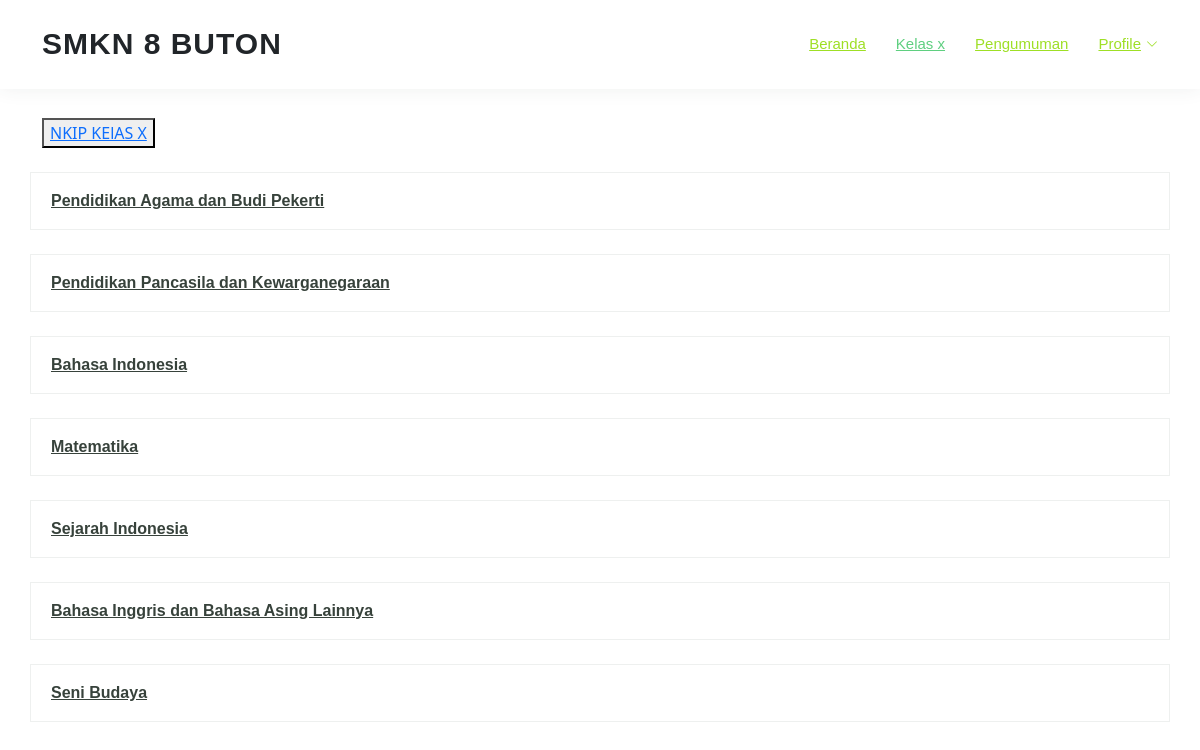
The page /spada/nkpi.php on the database its author committed.
### tables this page shows
CREATE TABLE `matpel` (
  `kode_matpel` varchar(20) NOT NULL,
  `nama_matpel` varchar(50) NOT NULL
);

### spada/nkpi.php (the view, shortened to what this page needs)
<?php
  $koneksi = mysqli_connect("localhost","root","","school");
  $query = mysqli_query($koneksi,"SELECT * FROM matpel");
?>
<!DOCTYPE html>
<html lang="en">
<head>
    <link href="assets/css/style.css" rel="stylesheet">
    <link href="assets/vendor/animate.css/animate.min.css" rel="stylesheet">
    <link href="assets/vendor/aos/aos.css" rel="stylesheet">
    <link href="assets/vendor/bootstrap/css/bootstrap.min.css" rel="stylesheet">
    <link href="assets/vendor/bootstrap-icons/bootstrap-icons.css" rel="stylesheet">
    <link href="assets/vendor/boxicons/css/boxicons.min.css" rel="stylesheet">
    <link href="assets/vendor/remixicon/remixicon.css" rel="stylesheet">
    <link href="assets/vendor/swiper/swiper-bundle.min.css" rel="stylesheet">
</head>
<body>
    <header id="header" class="fixed-top">
        <div class="container d-flex align-items-center">
        <h1 class="logo me-auto">
            SMKN 8 BUTON</h1>
        <nav id="navbar" class="navbar order-last order-lg-0">
            <ul>
                <li><a href="index.php">Beranda</a></li>
                <li><a class="active" href="about.html">Kelas x</a></li>
                <li><a href="pengumuman.php" >Pengumuman</a></li>
                    <li class="dropdown"><a href="#"><span>Profile</span> <i class="bi bi-chevron-down"></i></a>
                        </li>
            </ul>
        </nav>
        </div>
  </header>
 <section id="counts" class="counts section-bg">
      <div class="container">
        <div class="row counters">
            <div class="section-title">
            </div>
        </div>
      </div>
    </section>
    <br><br>
    <div class="container">
        <button>
          <a href="index.php">NKIP KElAS X</a>
        </button>
    </div>
    <br>
    <section id="features" class="features">
    <?php
    $b = mysqli_num_rows($query);
    for($i = 0; $i < $b; $i++){
         $a = mysqli_fetch_assoc($query);
        ?>
                <div class="container" >
                    <div class="row" >
                            <div class="icon-box">
                                 <h3>
                                    <a href="bhsinggris.php">
                                    <?= $a['nama_matpel'];?>
                                    </a>
                                </h3>
                            </div>
                        </div>
                        <br>
                    </div>
                                    <?php
                                }
                                ?>
    </section>
</body>
</html>

### spada/assets/css/style.css (style rules this page uses)
body { font-family: "Open Sans", sans-serif; color: rgb(13, 15, 22); }
a { color: #2080d9; text-decoration: none; }
h1, h2, h3, h4, h5, h6 { font-family: "Raleway", sans-serif; }
#header { background: #fff; transition: all 0.5s; z-index: 997; padding: 15px 0; box-shadow: 0px 0 18px rgba(55, 66, 59, 0.08); }
#header .logo { font-size: 30px; margin: 0; padding: 0; line-height: 1; font-weight: 600; letter-spacing: 1px; text-transform: uppercase; font-family: "Poppins", sans-serif; }
.navbar { padding: 0; }
.navbar ul { margin: 0; padding: 0; display: flex; list-style: none; align-items: center; }
.navbar li { position: relative; }
.navbar a, .navbar a:focus { display: flex; align-items: center; justify-content: space-between; padding: 10px 0 10px 30px; font-family: "Poppins", sans-serif; font-size: 15px; font-weight: 500; color: #9edf25; white-space: nowrap; transition: 0.3s; }
.navbar a i, .navbar a:focus i { font-size: 12px; line-height: 0; margin-left: 5px; }
.navbar a:hover, .navbar .active, .navbar .active:focus, .navbar li:hover>a { color: #5fcf80; }
section { padding: 39px 0; overflow: hidden; }
.section-bg { background-color: #f6f7f6; }
.section-title { padding-bottom: 10px; }
.counts { padding: 30px 0; }
.features { padding-top: 0px; }
.features .icon-box { display: flex; align-items: center; padding: 20px; transition: 0.3s; border: 1px solid #eef0ef; }
.features .icon-box h3 { font-weight: 700; margin: 0; padding: 0; line-height: 1; font-size: 16px; }
.features .icon-box h3 a { color: #37423b; transition: 0.3s; }
button { text-decoration: none; }
a { text-decoration: none; }

### rows shown on the page
matpel: nama_matpel "Pendidikan Agama dan Budi Pekerti"
matpel: nama_matpel "Pendidikan Pancasila dan Kewarganegaraan"
matpel: nama_matpel "Bahasa Indonesia"
matpel: nama_matpel "Matematika"
matpel: nama_matpel "Sejarah Indonesia"
matpel: nama_matpel "Bahasa Inggris dan Bahasa Asing Lainnya"
matpel: nama_matpel "Seni Budaya"
